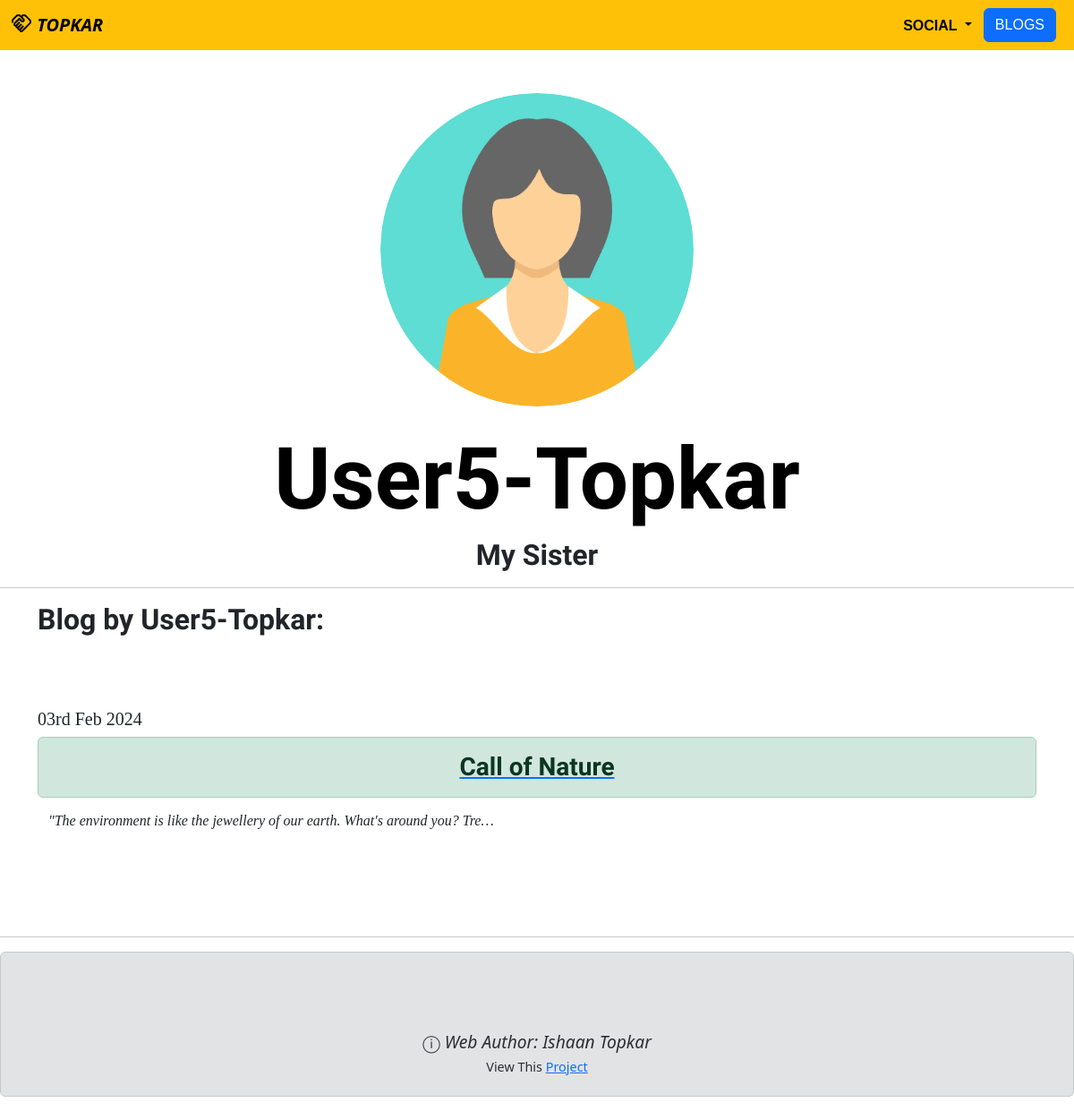
/15, run on the app's committed database.
### Portfolios/models.py (models this page shows, shortened)
class Member(models.Model):
    name = models.CharField(max_length = 25)
    description = models.CharField(max_length = 200)
    profile_picture = models.ImageField(upload_to = "media/portfolio/images/")

### Blogs/models.py (models this page shows, shortened)
class Blog(models.Model):
    title = models.CharField(max_length = 50)
    author = models.CharField(max_length = 20)
    content = models.TextField()
    date = models.DateField(default = timezone.now())

### Portfolios/views.py (the view)
# urls.py: path("<int:member_id>", views.member_detail, name = "member_detail")
def member_detail(request, member_id):
    member = get_object_or_404(Member, pk=member_id)
    blogs = Blogmodels.Blog.objects.order_by('-date').filter(author=member.name)
    blog_count = blogs.count()
    return render (request, 'member-detail.html', {"member":member, "blogs":blogs, "blog_count":blog_count})

### Portfolios/templates/member-detail.html (shortened to what this page needs)
{% extends 'base.html' %}
{% load static %}
{% block content %}
<body>
<br>
<div class="container text-center image-cropper">
<br>
<img src = "{{ member.profile_picture.url }}" height=350>
<br>
<br>
<h5 class="hmain">{{ member.name }}</h5>
<h5 id="memnblog">{{ member.description }}</h5>
</div>
{% if blog_count > 0 %}
<hr>
<div class="container text-start">
<h2 id="memnblog">Blog{{ blog_count|pluralize }} by {{ member.name }}:</h2>
</div>
<br><br>
{% for blog in blogs %}
<div class="container text-center image-cropper ">
<br>
<h5 class = "text-start" id="hsub">{{ blog.date|date:'dS M Y' }}</h5>
<a href = "{% url 'Blogs:detail' blog.id %}">
    <h4 class = "alert alert-success" id="memnblog" style="font-size:1.75rem">{{ blog.title }}</h4>
</a>
<h6 class="container text-start" id="hsub"><i>"{{ blog.content|striptags|truncatechars:75 }}</i></h6>
</div>
<br>
{% endfor %}
{% endif %}
</body>
{% endblock %}

### Portfolios/static/portfolio/styles.css (style rules this page uses)
.hmain { font-family:'Salsa'; font-weight: bold; color:black; font-size: 8vw; }
#memnblog { font-family:"Baloo 2"; font-weight: bold; font-size: 2rem; }
#hsub { font-family:Georgia, 'Times New Roman', Times, serif; }
.image-cropper img { border-radius: 50%; width:auto; }

### data on the page
Member: profile_picture (picture), name "User5-Topkar", description "My Sister"
Blog: date "03rd Feb 2024", title "Call of Nature", content "The environment is like the jewellery of our earth. What's around you? Tre…"
